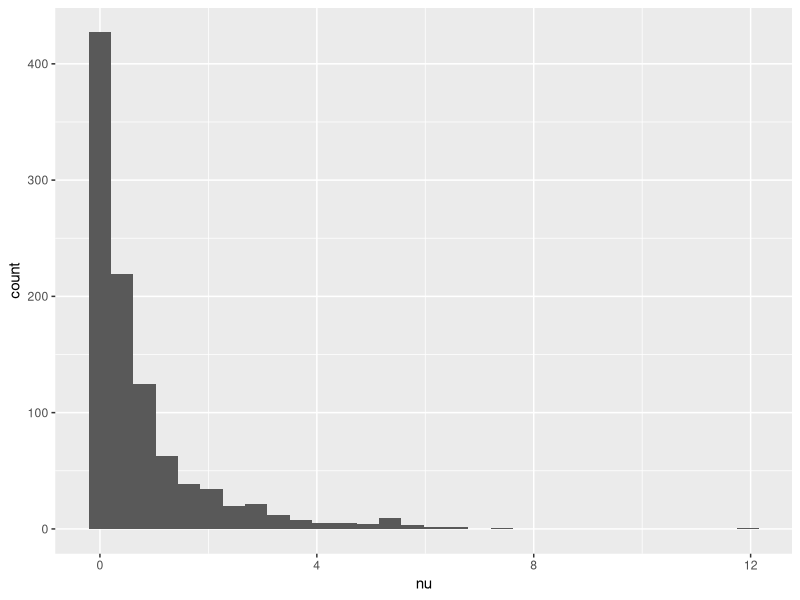

The R source for this figure: (Note: this script raises an error after producing the figure.)
# This function simulates a gathering of size N drawn from a source population
# in which the prevalence of susceptibility and infection are given by ps and pi
# respectively. The function also allows us to specify the distribution for nu.
dgp <- function(N,
                ps,
                pi,
                T = 1,
                D = 1,
                nu_dist = function(x)
                  rgamma(x, 0.45, 0.58)) {  # <-- This can be changed to whatever distribution we want!
  # draw random sample of attendees from population of
  # 1. susceptibles 
  # 2. infecteds
  # 3. recovereds
  y <- rmultinom(1, N, c(ps, pi, 1 - ps - pi))
  y <- as.vector(y)
  
  # rename to reflect compartments
  names(y) <- c("S", "I", "R")
  
  # draw infectiousness (nu) for each infected
  nu <- nu_dist(y["I"]) 
  
  # calculate probability of infection assuming homogeneous mixing
  q <- 1 - exp(-sum(nu) * (T/D))
  
  # flip S q-probability coins to determine number who get infected
  delta <- rbinom(1, y["S"], q)
  
  # return results
  return(list(
    "y" = y,
    "q" = q,
    "delta" = delta
  ))
}


library(ggplot2)

df <- data.frame(
  nu = rgamma(1000, 0.45, 0.58)
)

ggplot(df, aes(x = nu)) + 
  geom_histogram()

df <- 
expand.grid(
  N = seq(2, 100),
  pi = seq(0.001, 0.09, 0.001)
)

df$delta <-
  map2_dbl(df$N,
       df$pi,
       function(x, y) {
         replicate(1000, {
           sim <- dgp(x, 0.9, y)
           sim$delta
         }) %>% mean()
       })
  
ggplot(filter(df, N <= 20), aes(x = N, y = pi, z = delta)) +
  geom_contour_filled(binwidth = 1)
  

df <- 
  expand.grid(
    N = seq(2, 20),
    pi = seq(0.001, 0.09, 0.001),
    phi = seq(0.1, 0.5, 0.1),
    r0 = seq(0.5, 2.5, 0.5)
  )

pb <- txtProgressBar(max = nrow(df), initial = NA, style = 3)

df$delta <-
  pmap_dbl(
  list(
    N = df$N,
    pi = df$pi,
    phi = df$phi,
    r0 = df$r0
  ),
  function(N, pi, phi, r0) {
    i <- getTxtProgressBar(pb)
    setTxtProgressBar(pb, ifelse(is.na(i), 1, i + 1))
    replicate(1000, {
      sim <- dgp(N, 0.9, pi, nu_dist = function(x) rgamma(x, phi, r0))
      sim$delta
    }) %>% mean()
  })

ggplot(df, aes(x = N, y = pi, z = delta)) +
  facet_grid(r0 ~ phi) +
  geom_contour_filled(binwidth = 1)



